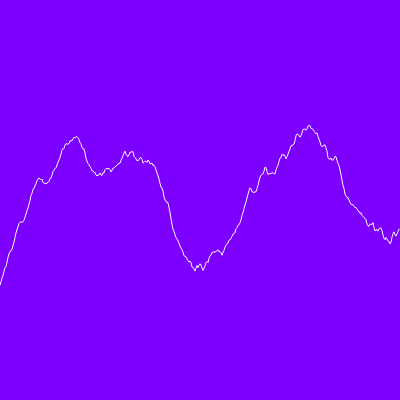
Frame 1 (no input)
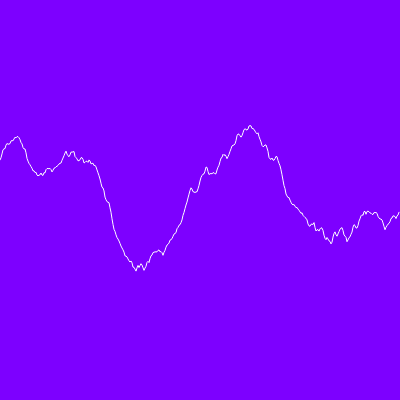
Frame 60 (no input)
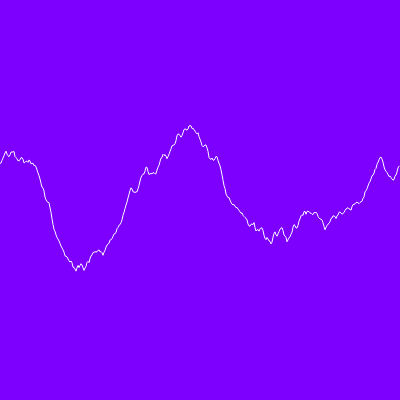
Frame 120 (the mouse pressed at the canvas centre since frame 60)

The p5.js sketch that drew these frames (run headless with seeded random() and noise() and a simulated clock; from frame 60 on, the mouse is pressed at the canvas centre):

// p5.js sketch
// ── sketch.js
//global vars
var inc = 0.01;
var y;
var start = 0;

function setup() {
  createCanvas(400, 400);
  noiseDetail(9);
}

function draw() {
  background(125, 0, 255);
  stroke(255);
  noFill();

  var xoffset = start;

  beginShape();
  for(let x = 0; x < width; x++){
    stroke(255);

    //y = random(height);
    y = noise(xoffset)* height;
    vertex(x, y);

    xoffset += inc;
  }
  endShape();
  start += inc;
  //noLoop();
}
